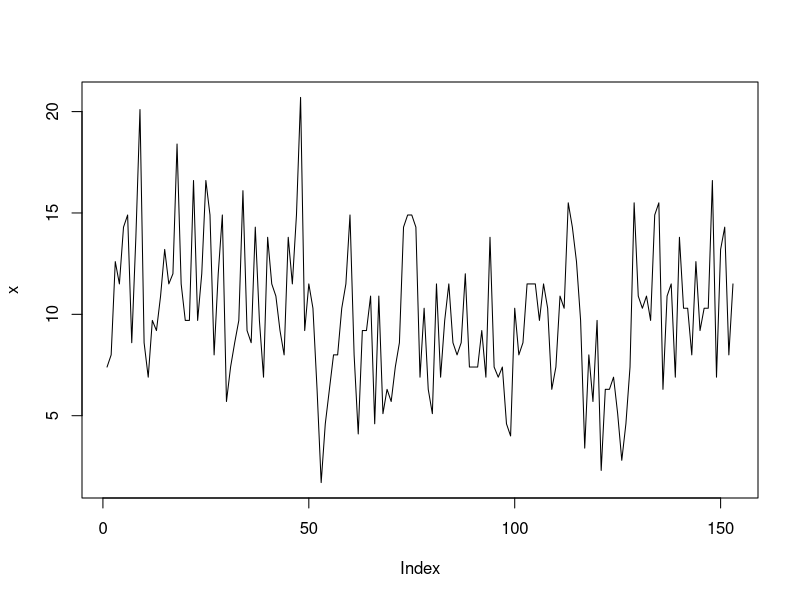
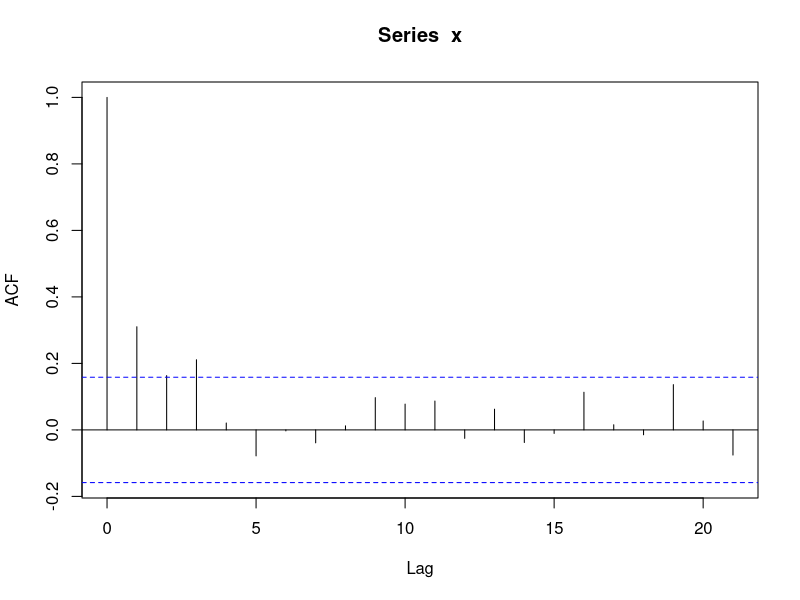
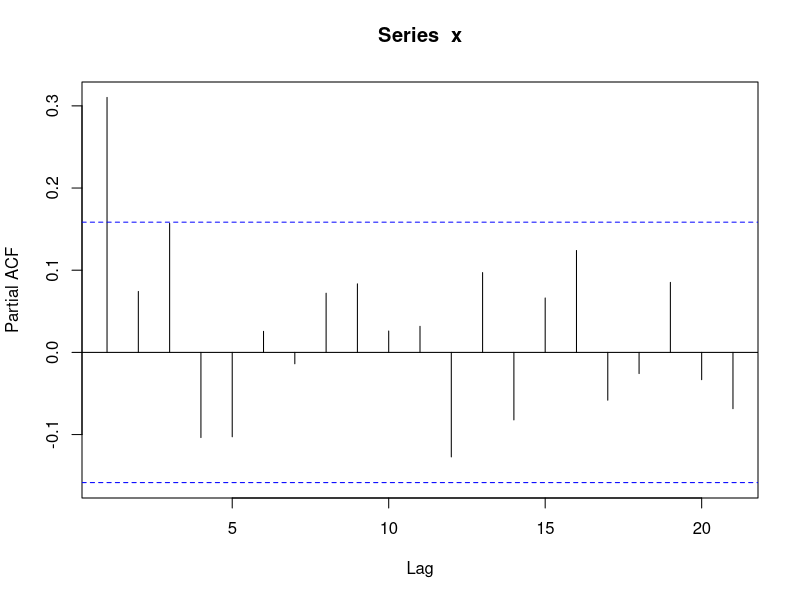
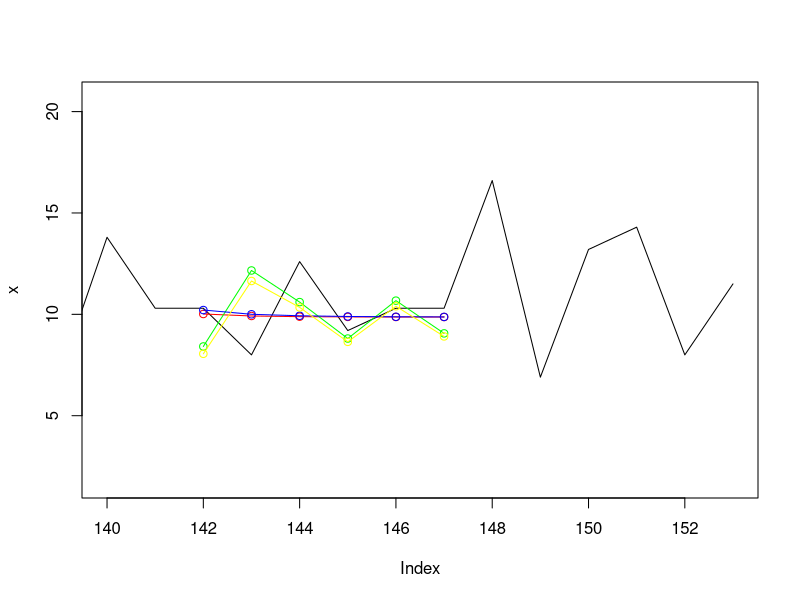

The R source for these figures, in order:
x = airquality$Wind
ph = 6
n =147

plot(x,type = "l")
data=x[1:(n-ph)]
acf(x)
pacf(x)
ar100 = arima(data,order = c(1,0,0))
ar200 = arima(data,order = c(1,0,10))
ar500 = arima(data,order = c(2,0,0))
ar208 = arima(data,order = c(2,0,10))
pred100=predict(ar100,n.ahead=ph)
pred200=predict(ar200,n.ahead=ph)
pred500=predict(ar500,n.ahead=ph)
pred208=predict(ar208,n.ahead=ph)
plot(x,type = "l",xlim = c(140,153))
lines(pred100$pred,type = "o",col="red")
lines(pred200$pred,type = "o",col="green")
lines(pred500$pred,type = "o",col="blue")
lines(pred208$pred,type = "o",col="yellow")
vec1 = x[(n-ph+1):n]-pred100$pred
vec2 = x[(n-ph+1):n]-pred200$pred
vec3 = x[(n-ph+1):n]-pred500$pred
vec4 = x[(n-ph+1):n]-pred208$pred
mse1=mean(vec1*vec1)
mse2=mean(vec2*vec2)
mse3=mean(vec3*vec3)
mse4=mean(vec4*vec4)
model = c("arima100","arima200","arima500","arima208")
err2=c(mse1,mse2,mse3,mse4)
err=data.frame(model,err2)
print(err2)

